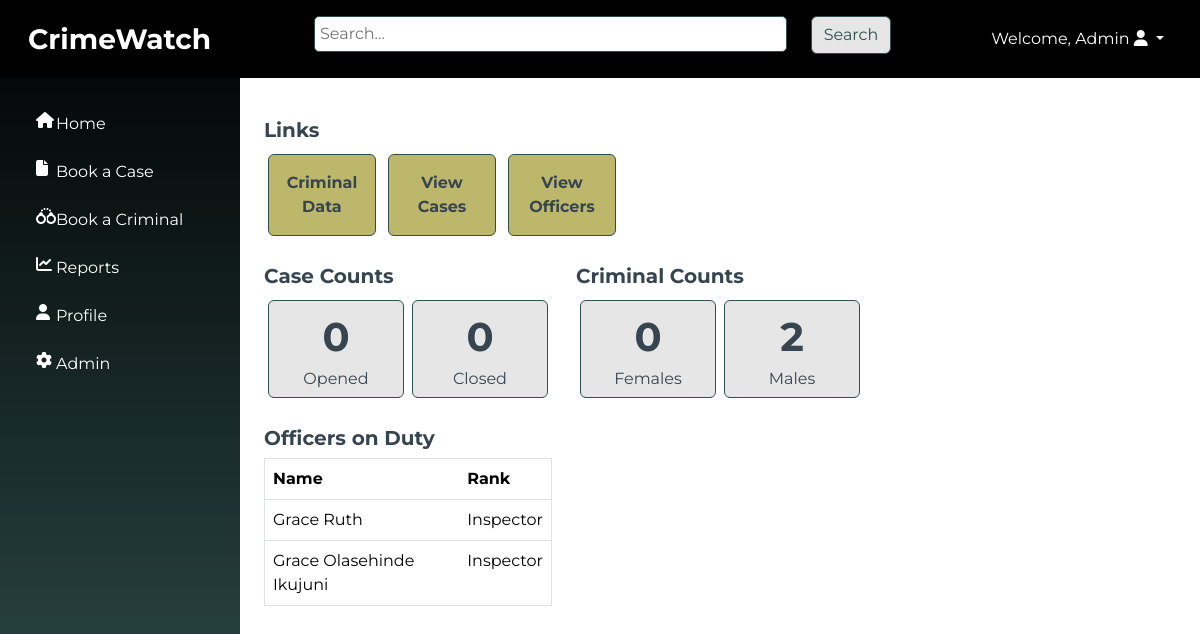
The app's page / (signed in) with its own data.
### officers/models.py (models this page shows, shortened)
class Officer(models.Model):
    SEX_CHOICES = [
        ('male', 'Male'),
        ('female', 'Female'),
    ]
    RANK_CHOICES = [
        ('Recruit Constable', 'Recruit Constable'),
        ('Constable', 'Constable'),
        ('Corporal', 'Corporal'),
        ('Sergeant', 'Sergeant'),
        ('Sergeant Major', 'Major'),
        ('Inspector', 'Inspector'),
    ]
    DUTY_STATUS = [
        ('On Duty', 'On Duty'),
        ('Off Duty', 'Off Duty'),
    ]
    name = models.CharField(max_length=100)
    sex = models.CharField(max_length=10, choices=SEX_CHOICES, default="Male")
    rank = models.CharField(max_length=100, choices=RANK_CHOICES, blank=True)
    badge_number = models.IntegerField(unique=True)
    area = models.CharField(max_length=100)
    date_of_birth = models.DateField()
    phone_number = models.CharField(max_length=100)
    email = models.EmailField(unique=True)
    address = models.CharField(max_length=255)
    city = models.CharField(max_length=100)
    state = models.CharField(max_length=100)
    nationality = models.CharField(max_length=255, default="Nigerian")
    duty_status = models.CharField(max_length=10, choices=DUTY_STATUS, default="On Duty")

### crimewatch/views.py (the view)
# urls.py: 2. Add a URL to urlpatterns:  path('', views.home, name='home')
@login_required
def home(request):
    officers_on_duty = Officer.objects.filter(duty_status="On Duty")
    open_cases_count = CriminalCase.objects.filter(case_status='active').count()
    closed_cases_count = CriminalCase.objects.filter(case_status='closed').count()
    female_criminals_count = CriminalRecord.objects.filter(gender='female').count()
    male_criminals_count = CriminalRecord.objects.filter(gender='male').count()
    context = {
        'officers_on_duty': officers_on_duty,
        'open_cases_count': open_cases_count,
        'closed_cases_count': closed_cases_count,
        'female_criminals_count': female_criminals_count,
        'male_criminals_count': male_criminals_count,
    }
    return render(request, 'home.html', context)

### templates/home.html (shortened to what this page needs)
{% extends 'base.html' %}
{% block content %}
    <div class="container-fluid">
        <div class="row pt-4">
        <div class="col-md-8">
            <h5 class="fw-bold">Links</h5>
            <div class="d-inline-block">
                <a href="{% url 'criminal_list' %}" class="btn btn-secondary m-1 py-3 w-25"><span class="fw-bold">Criminal Data</span></a>
                <a href="{% url 'case_list' %}" class="btn btn-secondary m-1 py-3 w-25"><span class="fw-bold">View Cases</span></a>
                <a href="{% url 'officer_list' %}" class="btn btn-secondary m-1 py-3 w-25"><span class="fw-bold">View Officers</span></a>
            </div>
            <div class="row pt-4">
                <div class="col-6">
                    <h5 class="fw-bold">Case Counts</h5>
                    <div class="d-flex">
                        <a href="{% url 'open_cases_list' %}" class="btn btn-gray w-50 m-1"> <span class="fs-1 fw-bold">{{ open_cases_count }} </span><br> Opened </a>
                        <a href="{% url 'closed_cases_list' %}" class="btn btn-gray w-50 m-1"> <span class="fs-1 fw-bold">{{ closed_cases_count }}</span> <br> Closed</a>
                     </div>
                </div>
                <div class="col-6">
                    <h5 class="fw-bold">Criminal Counts</h5>
                    <div class="d-flex">
                        <a href="{% url 'female_criminals_list' %}" class="btn btn-gray w-50 m-1"> <span class="fs-1 fw-bold">{{ female_criminals_count }} </span><br> Females </a>
                        <a href="{% url 'male_criminals_list' %}" class="btn btn-gray w-50 m-1"> <span class="fs-1 fw-bold">{{ male_criminals_count }}</span> <br> Males </a>
                     </div>
                </div>
            </div>
            <div class="row pt-4">
                <div class="col-md-6">
                    <h5 class="fw-bold">Officers on Duty</h5>
                    <table class="table border">
                        <thead>
                            <tr class="">
                                <th scope="col">Name</th>
                                <th scope="col">Rank</th>
                            </tr>
                        </thead>
                        <tbody>
                            {% for officer in officers_on_duty %}
                                <tr>
                                    <td class="text-capitalize">{{ officer.name }}</td>
                                    <td class="text-capitalize">{{ officer.rank }}</td>
                                </tr>
                            {% empty %}
                                <p>There are no officers on duty.</p>
                            {% endfor %}
                        </tbody>
                    </table>
                </div>
            </div>
        </div>
        <div class="col-md-4">
        </div>
    </div>
    </div>
{% endblock %}

### templates/base.html (shortened to what this page needs)
<!DOCTYPE html>
<html lang="en">
<head>
    <link rel="stylesheet" href="https://cdnjs.cloudflare.com/ajax/libs/font-awesome/6.5.2/css/all.min.css">
    {% load static %}
    <link rel="stylesheet" type="text/css" href="{% static 'src/styles.css' %}">
    <link href="https://cdn.jsdelivr.net/npm/bootstrap@5.3.3/dist/css/bootstrap.min.css" rel="stylesheet">
</head>
<body>
    <nav class="navbar navbar-expand-sm navbar-dark p-3">
        <div class="container-fluid">
            <div class="col-md-3"><a class="navbar-brand fs-3 fw-bold" href="{% url 'home' %}">CrimeWatch</a></div>
            <div class="col-md-6 d-none d-sm-block">
              <form method="get" action="{% url 'search_results' %}">
                <div class="row mb-2 align-items-start">
                  <div class="col-md-10">
                    <input type="text" name="q" placeholder="Search...">
                  </div>
                  <div class="col-md-2 rounded-top">
                    <button type="submit" class="btn btn-gray">Search</button>
                  </div>
              </div>
            </form>
          </div>
                <div class="col-md-3 d-none d-sm-block float-end">
                  {% if user.is_authenticated %}
                  <ul class="navbar-nav ml-3 justify-content-end">
                  <li class="dropdown nav-item">
                      <a href="#" class="dropdown-toggle nav-link text-white text-capitalize" data-bs-toggle="dropdown">Welcome, {{ user.username }} <i class="fa fa-user"></i> <b class="caret"></b></a>
                  </li></ul>
                  {% else %}
                  <li><a href="{% url 'login' %}">Login</a></li>
                  {% endif %}
          </div>
        </div>
      </nav>
    <div class="container-fluid">
        <div class="row">
        <div class="vert-bar d-none d-sm-block">
            <ul class="navbar-nav">
              <li class="nav-item my-1 mx-1 p-2 text-white row align-items-start">
                <i class="col-2 fa fa-house text-center"></i>
                <a class="col-10 nav-link p-0 m-0" href="{% url 'home' %}">Home</a>
              </li>
              <li class="nav-item my-1 mx-1 p-2 text-white row align-items-start">
                <i class="col-2 fa fa-file text-center"></i>
                <a class="col-10 nav-link p-0 m-0" href="{% url 'case_list' %}">Book a Case</a>
              </li>
              <li class="nav-item my-1 mx-1 p-2 text-white row align-items-start">
                <i class="col-2 fa fa-handcuffs text-center"></i>
                <a class="col-10 nav-link p-0 m-0" href="#">Book a Criminal</a>
              </li>
              <li class="nav-item my-1 mx-1 p-2 text-white row align-items-start">
                <i class="col-2 fa fa-chart-line text-center"></i>
                <a class="col-10 nav-link p-0 m-0" href="#">Reports</a>
              </li>
              <li class="nav-item my-1 mx-1 p-2 text-white row align-items-start">
                <i class="col-2 fa fa-user text-center"></i>
                <a class="col-10 nav-link p-0 m-0" href="#">Profile</a>
              </li>
              <li class="nav-item my-1 mx-1 p-2 text-white row align-items-start">
                <i class="col-2 fa fa-gear text-center"></i>
                <a class="col-10 nav-link p-0 m-0" href="#">Admin</a>
              </li>
              </ul>
        </div>
        <div class="content pt-3">
            {% block content %}{% endblock %}
        </div>
        </div>
    </div>
</body>
</html>

### static/src/styles.css (style rules this page uses)
body { font-family: 'Montserrat', sans-serif !important; color: var(--charcoal) !important; }
:root { --dark-slate-gray:#2F4F4F; --dark-khaki: #BDB76B; --crimson-red: #DC143C; --ivory: ##FFFFF0; --charcoal: #36454F; --dim-gray: #696969; --orange: #FFa500 }
.navbar { background:black; color: var(--dark-slate-gray) !important; z-index: 2; }
.btn-secondary { background-color: var(--dark-khaki) !important; color: var(--ivory) !important; border-color: var(--dark-slate-gray) !important; }
.btn-gray { background-color: #e6e6e6 !important; color: var(--ivory) !important; border-color: var(--dark-slate-gray) !important; }
.vert-bar { background-image: linear-gradient(180deg, black, var(--dark-slate-gray)) !important; position: fixed; top: 0; left: 0; z-index: 1; padding-top: 100px !important; width: 20% !important; height: 100%; color: white; padding: 20px 0; overflow-x: hidden; }
input[type="text"], input[type="number"], input[type="email"], input[type="date"], textarea { width:100%; border-radius: 5px; border: solid 1px #2F4F4F; padding:5px; }
.content { width:80% !important; margin: auto 0 0 20%; }

### records on screen
Officer: name "Grace Ruth", rank "Inspector"
Officer: name "Grace Olasehinde Ikujuni", rank "Inspector"

### other values on screen
{{ user.username }} "Admin"
{{ open_cases_count }} "0"
{{ closed_cases_count }} "0"
{{ female_criminals_count }} "0"
{{ male_criminals_count }} "2"
